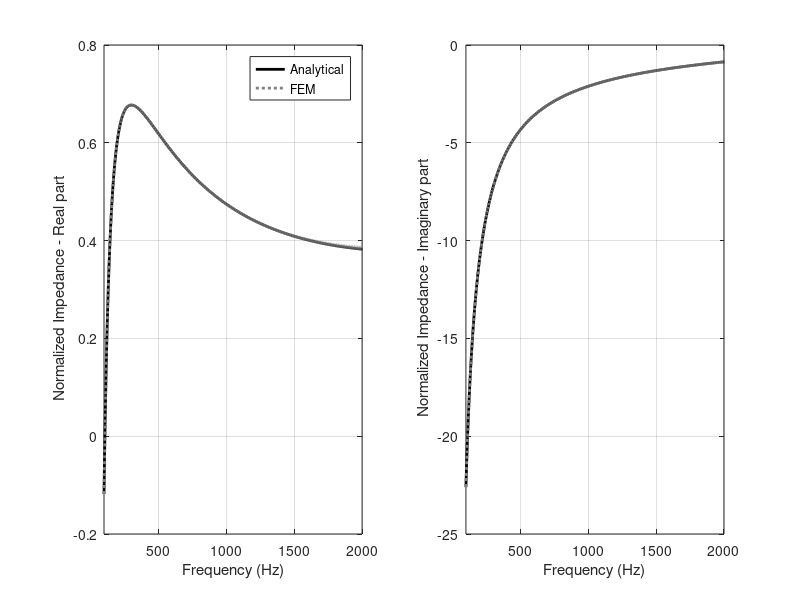
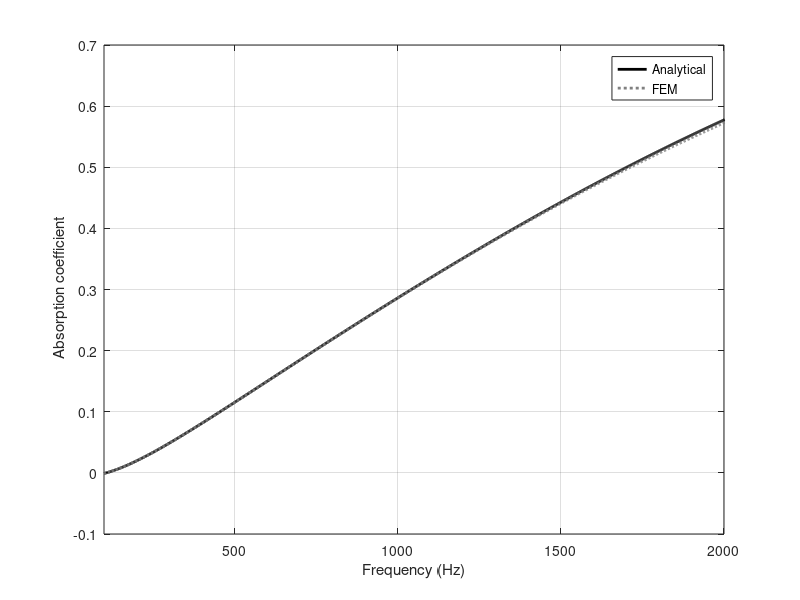

Here is the MATLAB script that generated these plots, in order:
%==================================================================
% Exercise 7.2
% Example: Impedance tube.
%
% Mesh: using quadratic elements
%
% Illustration of the procedure for the measurement of an impedance 
% of a sample using the two-microphone method
%
%==================================================================
clc; close all;
%% Input data
UL     = 1;
rho0   = 1.2;   % Fluid density
c0     = 342.2; % Speed of sound
% P0     = U0*rho0*c0^2;     % Input pressure
D      = 0.1;   % Piston diameter 
L      = 10*D;  % Length of the cavity
s      = D/2;   % microphone spacing
d      = D/2;   % distance between mic 2 and sample
%% Frequency domain
fc    = floor(1.84*c0/D/pi); % Cut off frequency
freq  = 100:2:fc;            % Choose correctly the lowest frequency
omega = 2*pi*freq;
k0    = omega/c0;
Nfreq = length(freq);
%% Sample properties
Z0    = rho0 * c0;
h     = 0.02;                % Thickness of the sample
sigma = 10000;               % Flow resitivity
X     = rho0*freq/sigma;
Zc    = Z0*(1+0.057*X.^(-0.754)-1i*0.087.*X.^(-0.732)); % characteristic impedance
k     = k0 .*(1+0.0978*X.^(-0.700)-1i*0.189.*X.^(-0.595));
Z     = -1i.*Zc.*cot(k*h) /Z0;
beta  = 1./Z;   % Convert to admittance
%% Step 1: Mesh
ne  = 30;                       % Number of quadratic elements (make sure that there are nodes at the two mic locations)
nnt = 2*ne+1;                   % Total number of nodes
h   = L/ne;                     % Length of the elements
x   = 0:h/2:L;                  % Coordinates table
in2 = find(abs(x-d)<1e-6,1);      % Location of mic 2
in1 = find(abs(x-(d+s))<1e-6,1);  % Location of mic 1
s   = abs(x(in1)-x(in2));       % recalculate microphones separation
d   = x(in2);                   % distance between mic 2 and the sample
%% Step 2: Compute Elementary matrices
Ke = [7,-8,1;-8,16,-8;1,-8,7]/(3*h)*c0^2;
Me = [4,2,-1;2,16,2;-1,2,4]*h/30;

%% Step 3: Assembling
I = eye(3,3);
K = zeros(nnt,nnt); M = zeros(nnt,nnt);

%% ------Write script here------
 % Task: assemble the globale matrices K and M using the quadratic elements Ke and Me.
 % Hint: use similar aproach as is found in 'FEM_ex7_1_eigenmodes.m', but using quadratic elements. 
 for ie = 1:ne
    idx = 2*ie-1;
    L = zeros(3,nnt); L(:,idx:idx+2) = I;
    K = K + L'* Ke*L;
    M = M + L'*Me*L;
 end

%% Step 4 & 5: specify frequency dependent impedance and Solve the system with the Force vector : Piston at a x=L
ndof         = nnt;
Pquad_direct = zeros(1,ndof);
Pquad_modal  = zeros(1,ndof);
Pquad_exact  = zeros(1,ndof);
P_mic1       = zeros(1,ndof);
P_mic2       = zeros(1,ndof);
A            = zeros(nnt,nnt);
f           = zeros(ndof,1); % Initialize input pressure vector


%% ------Write script here------
 % Loop for each frequency and solve FE equation S = K-w^2*M+i1*w*c0*A
 % P = S\f
 t = (0:1:1000);
 
 for ff = 1:Nfreq
    f(end,1) =rho0 * omega(ff)^2 * UL;

    A(1,1) = beta(ff);
    
    S = K -omega(ff)^2 * M + 1j * omega(ff) * c0 *A;
    
    Pquad_direct = S \ f;
    P_mic1(ff) = Pquad_direct(in1);
    P_mic2(ff) = Pquad_direct(in2);
 end



% calculate the normalized impedance
k     = omega/c0;
H12   = P_mic2./P_mic1;
R     = (H12-exp(-1i*k*s))./(exp(1i*k*s)-H12) .*exp(1i*2*k*(d+s));
Z_num = (1+R)./(1-R);
%% Step 6: Comparison with the exact solution
figure(1)
subplot(1,2,1)
plot(freq,real(Z),'k','LineWidth',2)
hold on
plot(freq,real(Z_num),':','LineWidth',2,'Color',[0.5 0.5 0.5])
xlim([100 2000])
grid on
xlabel('Frequency (Hz)');
ylabel(' Normalized Impedance - Real part');
legend('Analytical', 'FEM ');
subplot(1,2,2)
plot(freq,imag(Z),'k','LineWidth',2)
hold on
plot(freq,imag(Z_num),':','LineWidth',2,'Color',[0.5 0.5 0.5]);
xlim([100 2000])
grid on
xlabel('Frequency (Hz)');
ylabel(' Normalized Impedance - Imaginary part');
figure (2)
R_theo=(Z-1)./(Z+1); alpha_theo=1-abs(R_theo).^2;
R_num=(Z_num-1)./(Z+1); alpha_num=1-abs(R_num).^2;
plot(freq,alpha_theo,'k','LineWidth',2)
hold on
plot(freq,alpha_num,':','LineWidth',2,'Color',[0.5 0.5 0.5])
xlim([100 2000])
grid on
xlabel('Frequency (Hz)');
ylabel(' Absorption coefficient');
legend('Analytical', 'FEM ');